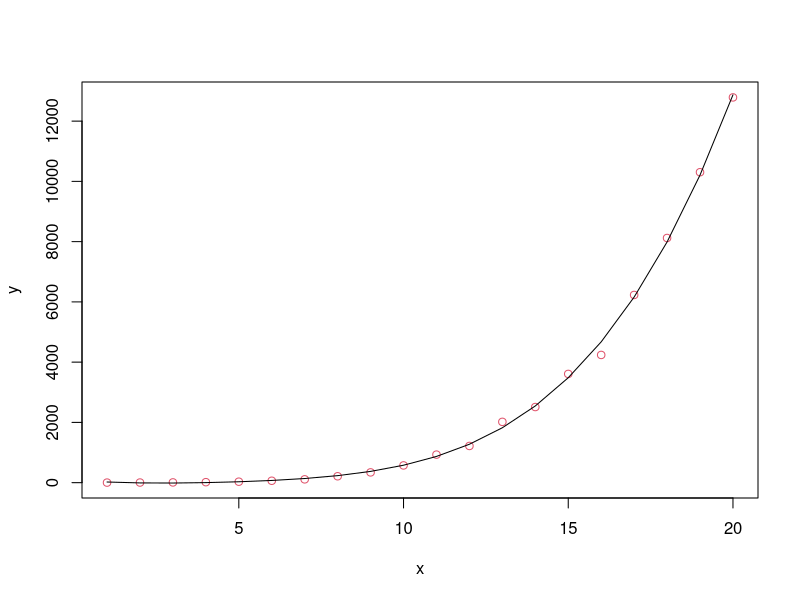

R code for this plot:
x <- c(1:20)
y <- c(2,4,8,16,32,63,110,212,341,572,930,1218,2018,2510,3609,4239,6230,8121,10304,12787)
result <- data.frame(x, y)
myfit <- lm(y~I(x^5)+I(x^4)+I(x^3)+I(x^2)+x,data=result)
print(coefficients(myfit))
plot(result, col=2)
lines(x,fitted(myfit))
